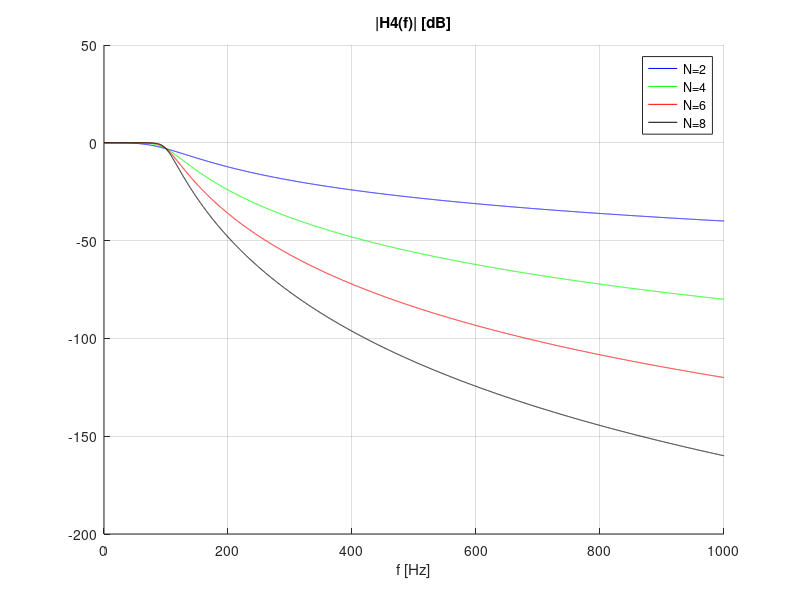
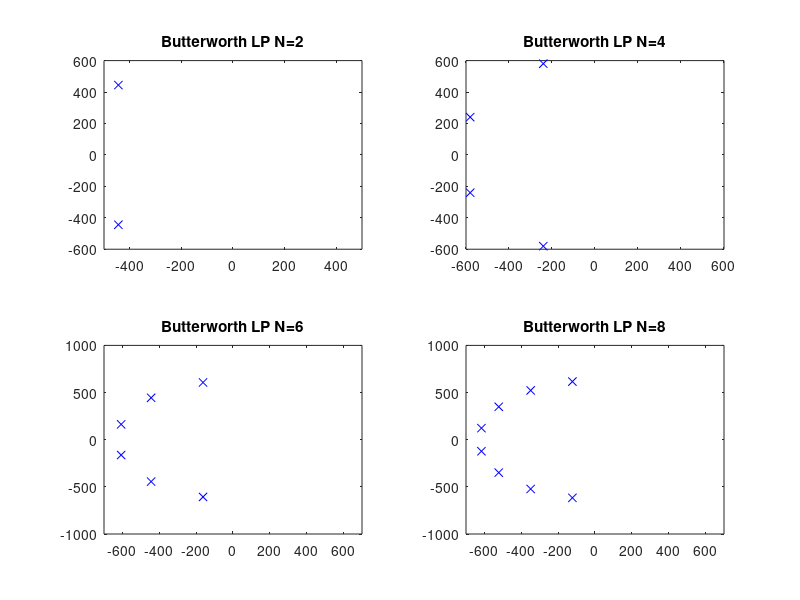
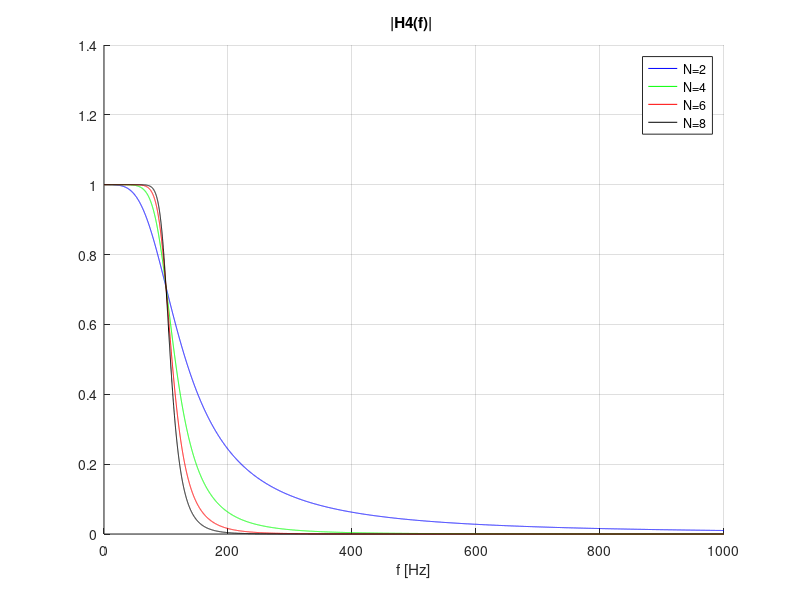
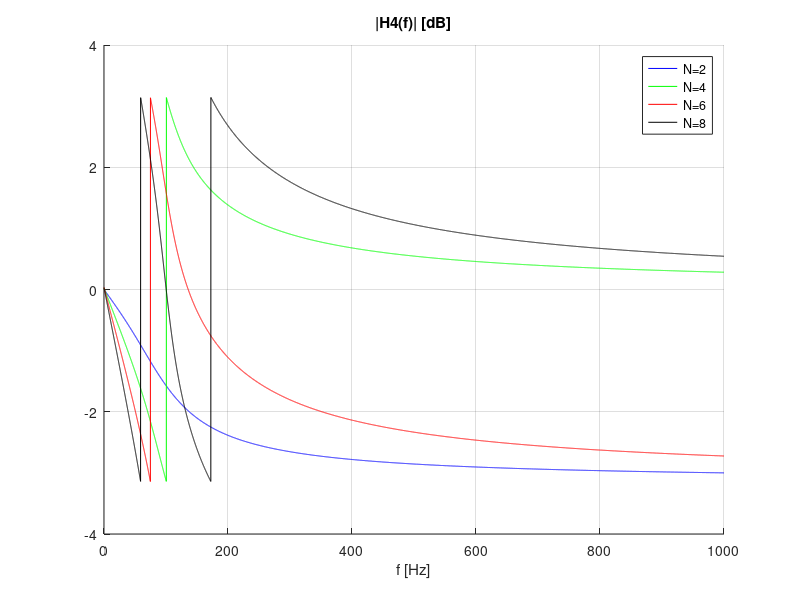

Write the MATLAB code that produced these figures, in order.
clear all;
close all;
N1 = 2; 
N2 = 4;
N3 = 6;
N4 = 8;
f0 = 100;
R = 2*pi*f0;
fi1 = pi/2  + pi/N1*1/2 + (0:N1-1)*pi/N1;
fi2 = pi/2  + pi/N2*1/2 + (0:N2-1)*pi/N2;
fi3 = pi/2  + pi/N3*1/2 + (0:N3-1)*pi/N3;
fi4 = pi/2  + pi/N4*1/2 + (0:N4-1)*pi/N4;

f = 0 : 0.1 : 1000;
w = 2*pi*f;
s = j*w;

p1 = R * exp(j*fi1);
a1 = poly( p1 );
b1 = prod( -p1 ); z1 = roots( b1 );
H1 = polyval( b1, s ) ./ polyval( a1, s );
H1 = H1./max(H1);

p2 = R * exp(j*fi2);
a2 = poly( p2 );
b2 = prod( -p2 ); z2 = roots( b2 );
H2 = polyval( b2, s ) ./ polyval( a2, s );
H2 = H2./max(H2);

p3 = R * exp(j*fi3);
a3 = poly( p3 );
b3 = prod( -p3 ); z3 = roots( b3 );
H3 = polyval( b3, s ) ./ polyval( a3, s );
H3 = H3./max(H3);

p4 = R * exp(j*fi4);
a4 = poly( p4 );
b4 = prod( -p4 ); z4 = roots( b4 );
H4 = polyval( b4, s ) ./ polyval( a4, s );
H4 = H4./max(H4);

figure('Name',"Filtry Butterworth LP");
set(figure(3),'units','points','position',[0,400,400,350]);
subplot(2,2,1);
plot(real(p1),imag(p1),'b x');
title('Butterworth LP N=2');
xlim(max(abs(xlim)).*[-1 1]);

subplot(2,2,2);
plot(real(p2),imag(p2),'b x');
title('Butterworth LP N=4');
xlim(max(abs(xlim)).*[-1 1])

subplot(2,2,3);
plot(real(p3),imag(p3),'b x');
title('Butterworth LP N=6');
xlim(max(abs(xlim)).*[-1 1])

subplot(2,2,4);
plot(real(p4),imag(p4),'b x');
title('Butterworth LP N=8');
xlim(max(abs(xlim)).*[-1 1])

figure
grid
hold on
plot( f, 20*log10( abs(H1) ), 'b-' ); grid; xlabel('f [Hz]'); title('|H1(f)| [dB]');
pause()
plot( f, 20*log10( abs(H2) ), 'g-' ); grid; xlabel('f [Hz]'); title('|H2(f)| [dB]');
pause()
plot( f, 20*log10( abs(H3) ), 'r-' ); grid; xlabel('f [Hz]'); title('|H3(f)| [dB]');
pause()
plot( f, 20*log10( abs(H4) ), 'k-' ); grid; xlabel('f [Hz]'); title('|H4(f)| [dB]');
legend('N=2','N=4','N=6','N=8');
pause()

figure
hold on
grid
plot( f,  abs(H1) , 'b-' ); grid; xlabel('f [Hz]'); title('|H1(f)|');
pause()
plot( f,  abs(H2) , 'g-' ); grid; xlabel('f [Hz]'); title('|H2(f)|');
pause()
plot( f,  abs(H3) , 'r-' ); grid; xlabel('f [Hz]'); title('|H3(f)| ');
pause()
plot( f,  abs(H4) , 'k-' ); grid; xlabel('f [Hz]'); title('|H4(f)| ');
legend('N=2','N=4','N=6','N=8');
pause()

figure
hold on
grid
plot( f,  angle(H1) , 'b-' ); grid; xlabel('f [Hz]'); title('|H1(f)| [dB]');
pause()
plot( f,  angle(H2) , 'g-' ); grid; xlabel('f [Hz]'); title('|H2(f)| [dB]');
pause()       
plot( f,  angle(H3) , 'r-' ); grid; xlabel('f [Hz]'); title('|H3(f)| [dB]');
pause()
plot( f,  angle(H4) , 'k-' ); grid; xlabel('f [Hz]'); title('|H4(f)| [dB]');
legend('N=2','N=4','N=6','N=8');
pause()


[b2, a2] = zp2tf(z2, p2', 1);   % Konwersja z biegunów do jw
sys = tf(b2, a2);               % Transmitancja
figure('Name','Odpowiedź impulsowa filtru N=4');
impulse(sys);
figure("Name","Odpowiedź filtru N=4 na skok jednostkowy");
step(sys);


  